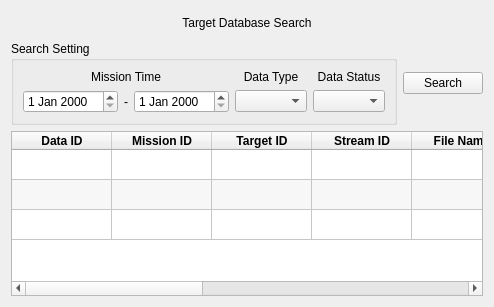
<?xml version="1.0" encoding="UTF-8"?>
<ui version="4.0">
 <class>DatabaseInterface</class>
 <widget class="QWidget" name="DatabaseInterface">
  <property name="geometry">
   <rect>
    <x>0</x>
    <y>0</y>
    <width>413</width>
    <height>307</height>
   </rect>
  </property>
  <property name="windowTitle">
   <string>Search Database</string>
  </property>
  <layout class="QGridLayout" name="gridLayout" rowstretch="1,2,7" columnstretch="17,3">
   <item row="1" column="1">
    <widget class="QPushButton" name="pushButton">
     <property name="text">
      <string>Search</string>
     </property>
    </widget>
   </item>
   <item row="1" column="0">
    <widget class="QGroupBox" name="groupBox">
     <property name="title">
      <string>Search Setting</string>
     </property>
     <layout class="QGridLayout" name="gridLayout_2">
      <item row="0" column="4">
       <widget class="QLabel" name="label_4">
        <property name="text">
         <string>Data Status</string>
        </property>
        <property name="alignment">
         <set>Qt::AlignCenter</set>
        </property>
       </widget>
      </item>
      <item row="1" column="3">
       <widget class="QComboBox" name="comboBox"/>
      </item>
      <item row="0" column="0" colspan="3">
       <widget class="QLabel" name="label_2">
        <property name="text">
         <string>Mission Time</string>
        </property>
        <property name="alignment">
         <set>Qt::AlignCenter</set>
        </property>
       </widget>
      </item>
      <item row="1" column="4">
       <widget class="QComboBox" name="comboBox_2"/>
      </item>
      <item row="1" column="2">
       <widget class="QDateEdit" name="dateEdit"/>
      </item>
      <item row="1" column="0">
       <widget class="QDateEdit" name="dateEdit_2"/>
      </item>
      <item row="0" column="3">
       <widget class="QLabel" name="label_3">
        <property name="text">
         <string>Data Type</string>
        </property>
        <property name="alignment">
         <set>Qt::AlignCenter</set>
        </property>
       </widget>
      </item>
      <item row="1" column="1">
       <widget class="QLabel" name="label_5">
        <property name="maximumSize">
         <size>
          <width>30</width>
          <height>16777215</height>
         </size>
        </property>
        <property name="text">
         <string>-</string>
        </property>
        <property name="alignment">
         <set>Qt::AlignCenter</set>
        </property>
       </widget>
      </item>
     </layout>
    </widget>
   </item>
   <item row="0" column="0" colspan="2">
    <widget class="QLabel" name="label">
     <property name="text">
      <string>Target Database Search</string>
     </property>
     <property name="alignment">
      <set>Qt::AlignCenter</set>
     </property>
    </widget>
   </item>
   <item row="2" column="0" colspan="2">
    <widget class="QTableWidget" name="tableWidget">
     <property name="editTriggers">
      <set>QAbstractItemView::NoEditTriggers</set>
     </property>
     <property name="alternatingRowColors">
      <bool>true</bool>
     </property>
     <property name="gridStyle">
      <enum>Qt::SolidLine</enum>
     </property>
     <attribute name="horizontalHeaderHighlightSections">
      <bool>true</bool>
     </attribute>
     <attribute name="horizontalHeaderStretchLastSection">
      <bool>true</bool>
     </attribute>
     <attribute name="verticalHeaderVisible">
      <bool>false</bool>
     </attribute>
     <row>
      <property name="text">
       <string/>
      </property>
     </row>
     <row>
      <property name="text">
       <string/>
      </property>
     </row>
     <row>
      <property name="text">
       <string/>
      </property>
     </row>
     <column>
      <property name="text">
       <string>Data ID</string>
      </property>
      <property name="font">
       <font>
        <bold>true</bold>
       </font>
      </property>
      <property name="foreground">
       <brush brushstyle="NoBrush">
        <color alpha="255">
         <red>0</red>
         <green>0</green>
         <blue>0</blue>
        </color>
       </brush>
      </property>
     </column>
     <column>
      <property name="text">
       <string>Mission ID</string>
      </property>
      <property name="font">
       <font>
        <bold>true</bold>
       </font>
      </property>
     </column>
     <column>
      <property name="text">
       <string>Target ID</string>
      </property>
      <property name="font">
       <font>
        <bold>true</bold>
       </font>
      </property>
     </column>
     <column>
      <property name="text">
       <string>Stream ID</string>
      </property>
      <property name="font">
       <font>
        <bold>true</bold>
       </font>
      </property>
     </column>
     <column>
      <property name="text">
       <string>File Name</string>
      </property>
      <property name="font">
       <font>
        <bold>true</bold>
       </font>
      </property>
     </column>
     <column>
      <property name="text">
       <string>File Path</string>
      </property>
      <property name="font">
       <font>
        <bold>true</bold>
       </font>
      </property>
     </column>
     <column>
      <property name="text">
       <string>Storage Device</string>
      </property>
      <property name="font">
       <font>
        <bold>true</bold>
       </font>
      </property>
     </column>
     <column>
      <property name="text">
       <string>Starting Time</string>
      </property>
      <property name="font">
       <font>
        <bold>true</bold>
       </font>
      </property>
     </column>
     <column>
      <property name="text">
       <string>Data Type</string>
      </property>
      <property name="font">
       <font>
        <bold>true</bold>
       </font>
      </property>
     </column>
     <column>
      <property name="text">
       <string>Data Status</string>
      </property>
      <property name="font">
       <font>
        <bold>true</bold>
       </font>
      </property>
     </column>
    </widget>
   </item>
  </layout>
 </widget>
 <resources/>
 <connections/>
</ui>
